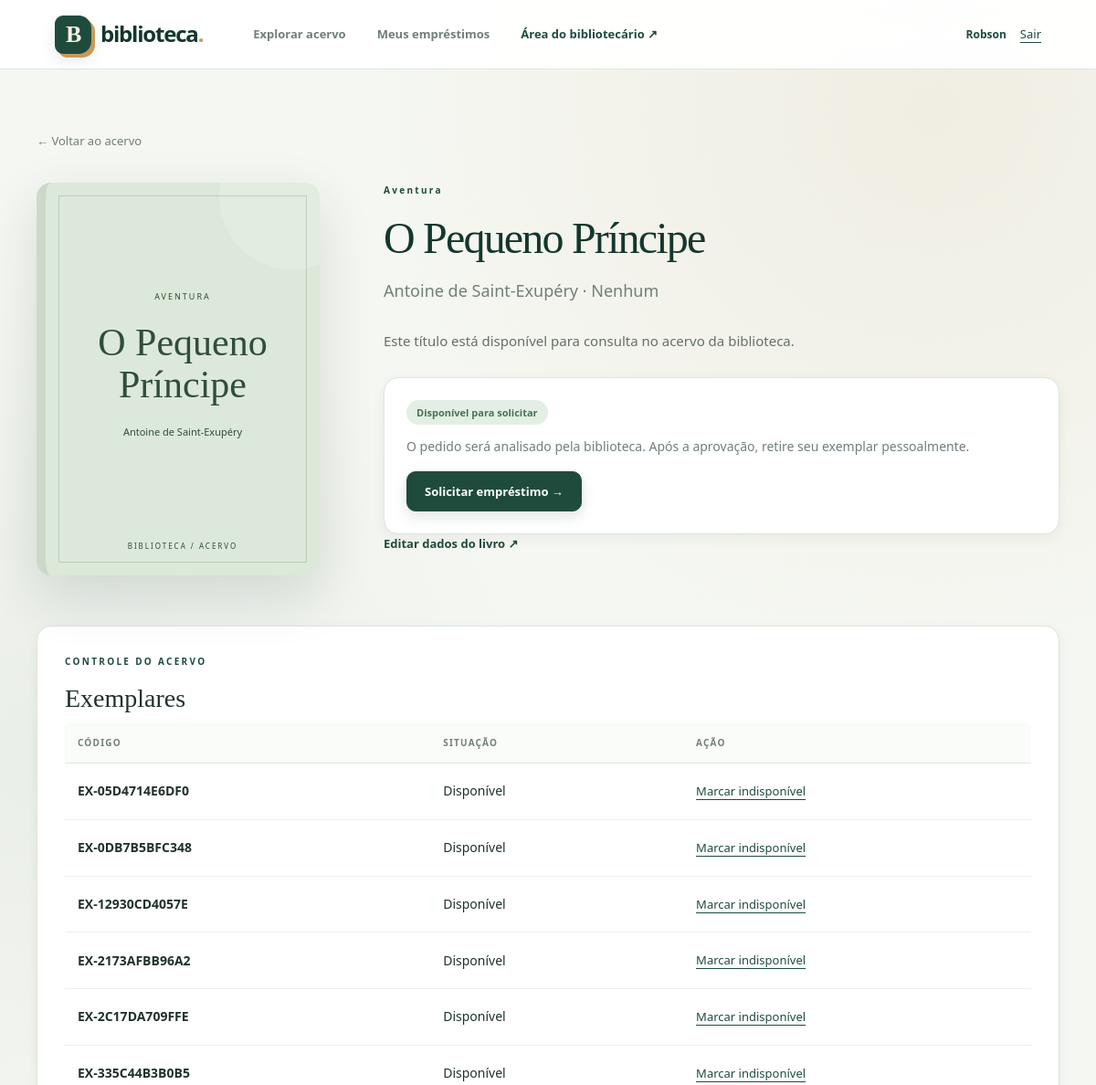
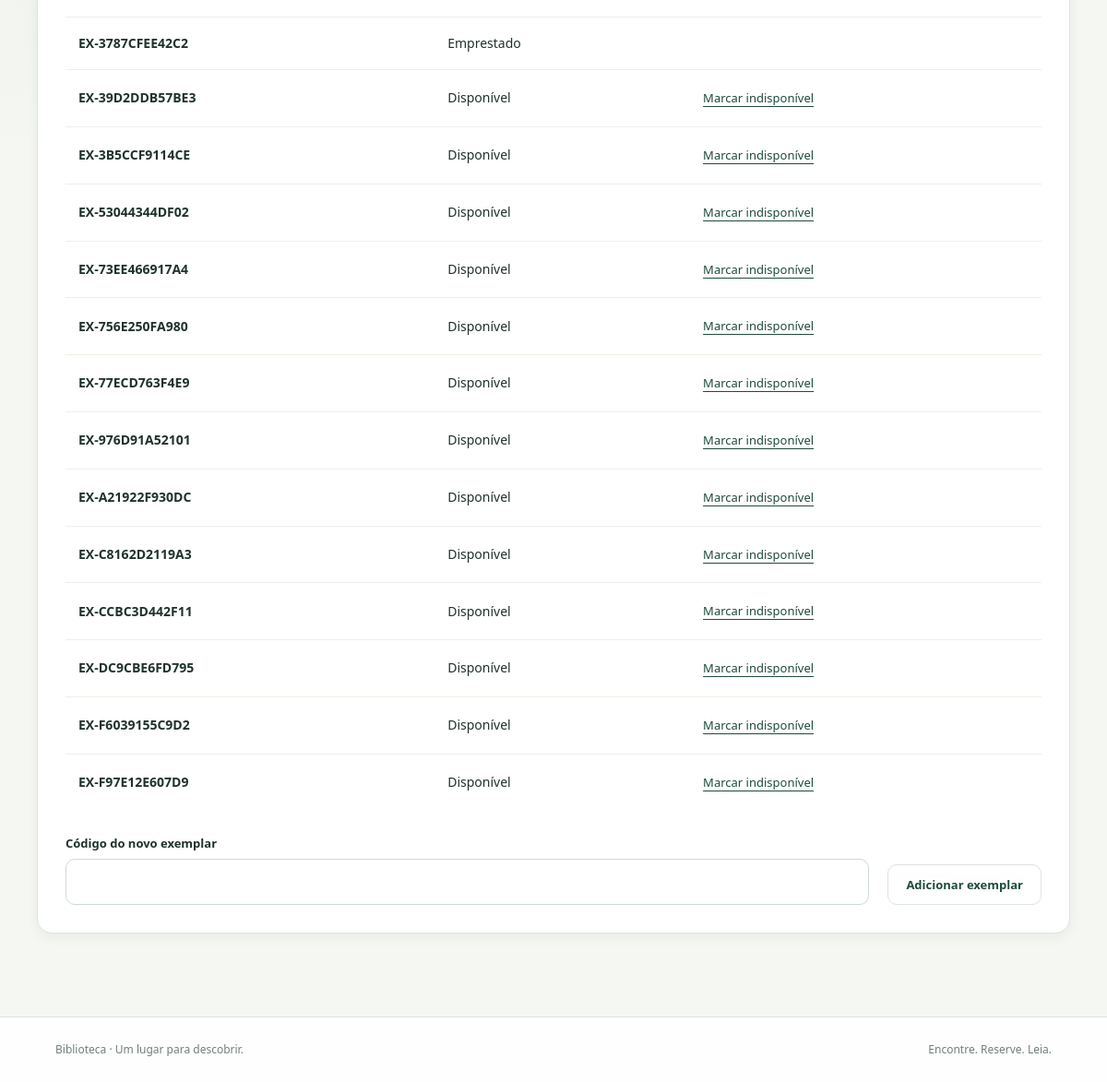
The app's page /livro/1/ (signed in) with its own data (2 pictures, top to bottom).
### livro/models.py (models this page shows, shortened)
class Livro(models.Model):
    nome = models.CharField("Título", max_length=200)
    autor = models.CharField("Autor", max_length=150)
    co_autor = models.CharField("Coautor", max_length=150, blank=True)
    sinopse = models.TextField("Sinopse", blank=True)
    categorias = models.ManyToManyField(
        Categoria,
        related_name="livros",
        verbose_name="Categorias",
        help_text="Selecione de 1 a 3 categorias.",
    )
    cadastrado_por = models.ForeignKey(
        settings.AUTH_USER_MODEL,
        on_delete=models.PROTECT,
    )
    criado_em = models.DateTimeField(auto_now_add=True)
    ativo = models.BooleanField("Visível no catálogo", default=True)
    class Meta:
        ordering = ["nome", "pk"]

class Categoria(models.Model):
    nome = models.CharField("Nome", max_length=80, unique=True)
    descricao = models.TextField("Descrição", blank=True)
    class Meta:
        ordering = ["nome"]
    def __str__(self):
        return self.nome

class Exemplar(models.Model):
    class Status(models.TextChoices):
        DISPONIVEL = "disponivel", "Disponível"
        RESERVADO = "reservado", "Reservado"
        EMPRESTADO = "emprestado", "Emprestado"
        INDISPONIVEL = "indisponivel", "Indisponível"
    livro = models.ForeignKey(
        Livro,
        related_name="exemplares",
        on_delete=models.PROTECT,
    )
    codigo = models.CharField("Código do exemplar", max_length=50, unique=True)
    status = models.CharField(
        max_length=15,
        choices=Status.choices,
        default=Status.DISPONIVEL,
    )
    class Meta:
        ordering = ["codigo"]

### livro/views.py (the view)
# urls.py: path("<int:id_livro>/", views.mostrar_detalhes_livro, name="detalhe_livro"),
@login_required
def mostrar_detalhes_livro(request, id_livro):
    livros = Livro.objects.prefetch_related("categorias")
    if not request.user.has_perm("livro.change_livro"):
        livros = livros.filter(ativo=True)
    livro = get_object_or_404(livros, id=id_livro)
    pedido_do_leitor = Solicitacao.objects.filter(
        leitor=request.user,
        livro=livro,
        status__in=emprestimos.STATUS_COM_PEDIDO_ABERTO,
    ).first()
    quantidade_disponivel = livro.exemplares.filter(
        status=Exemplar.Status.DISPONIVEL,
    ).count()
    dados_da_pagina = {
        "livro": livro,
        "pedido": pedido_do_leitor,
        "disponiveis": quantidade_disponivel,
        "exemplares": livro.exemplares.all(),
        "exemplar_form": FormularioExemplar(),
    }
    return render(request, "livro/detalhe.html", dados_da_pagina)

### livro/forms.py (shortened to what this page needs)
class FormularioExemplar(forms.ModelForm):
    class Meta:
        model = Exemplar
        fields = ["codigo"]

### templates/livro/detalhe.html (shortened to what this page needs)
{% extends 'base.html' %}
{% block conteudo %}
<a class="back-link" href="{% url 'catalogo' %}">
  ← Voltar ao acervo
</a>
<section class="detail-layout">
  <div
    class="cover cover-a detail-cover"
    aria-hidden="true"
  >
    <span>
      {{ livro.categorias.all|join:", " }}
    </span>
    <strong>
      {{ livro.nome }}
    </strong>
    <small>
      {{ livro.autor }}
    </small>
    <i>
      Biblioteca / Acervo
    </i>
  </div>
  <div class="detail-copy">
    <span class="eyebrow">
      {{ livro.categorias.all|join:", " }}
    </span>
    <h1>
      {{ livro.nome }}
    </h1>
    <p class="author">
      {{ livro.autor }}
      {% if livro.co_autor %}
        · {{ livro.co_autor }}
      {% endif %}
    </p>
    <div class="synopsis">
      {{ livro.sinopse|default:"Este título está disponível para consulta no acervo da biblioteca."|linebreaks }}
    </div>
    <div class="request-box">
      {% if pedido %}
        <span class="badge">
          {{ pedido.get_status_display }}
        </span>
        <p>
          Você já tem uma solicitação ou um empréstimo ativo deste livro.
        </p>
        <a
          class="button secondary"
          href="{% url 'meus_emprestimos' %}"
        >
          Acompanhar pedido
        </a>
      {% elif disponiveis and livro.ativo %}
        <span class="badge available">
          Disponível para solicitar
        </span>
        <p>
          O pedido será analisado pela biblioteca.
          Após a aprovação, retire seu exemplar pessoalmente.
        </p>
        <form
          method="post"
          action="{% url 'solicitar' livro.pk %}"
        >
          <button class="button" type="submit">
            Solicitar empréstimo →
          </button>
        </form>
      {% endif %}
    </div>
    {% if perms.livro.change_livro %}
      <p>
        <a
          class="link-arrow"
          href="{% url 'editar_livro' livro.pk %}"
        >
          Editar dados do livro ↗
        </a>
      </p>
    {% endif %}
  </div>
</section>
{% if perms.livro.view_exemplar %}
<section class="panel">
  <div class="section-title">
    <div>
      <span class="eyebrow">
        CONTROLE DO ACERVO
      </span>
      <h2>
        Exemplares
      </h2>
    </div>
  </div>
  <div class="table-wrap">
    <table>
      <thead>
        <tr>
          <th>Código</th>
          <th>Situação</th>
          <th>Ação</th>
        </tr>
      </thead>
      <tbody>
        {% for exemplar in exemplares %}
          <tr>
            <td>
              <strong>
                {{ exemplar.codigo }}
              </strong>
            </td>
            <td>
              {{ exemplar.get_status_display }}
            </td>
            <td>
              {% if perms.livro.change_exemplar %}
                {% if exemplar.status == 'disponivel' or exemplar.status == 'indisponivel' %}
                  <form
                    method="post"
                    action="{% url 'alternar_exemplar' exemplar.pk %}"
                  >
                    <button
                      class="text-button"
                      type="submit"
                    >
                      {% if exemplar.status == 'disponivel' %}
                        Marcar indisponível
                      {% else %}
                        Disponibilizar
                      {% endif %}
                    </button>
                  </form>
                {% endif %}
              {% endif %}
            </td>
          </tr>
        {% empty %}
          <tr>
            <td colspan="3">
              Nenhum exemplar cadastrado.
            </td>
          </tr>
        {% endfor %}
      </tbody>
    </table>
  </div>
  {% if perms.livro.add_exemplar %}
    <form
      class="inline-form"
      method="post"
      action="{% url 'novo_exemplar' livro.pk %}"
    >
      <div>
        <label for="id_codigo">
          Código do novo exemplar
        </label>
        {{ exemplar_form.codigo }}
      </div>
      <button
        class="button secondary"
        type="submit"
      >
        Adicionar exemplar
      </button>
    </form>
  {% endif %}
</section>
{% endif %}
{% endblock %}

### templates/base.html (shortened to what this page needs)
{% load static %}
<!doctype html>
<html lang="pt-BR">
<head>
  <link rel="stylesheet" href="{% static 'app.css' %}">
</head>
<body>
<header class="topbar">
  <a class="brand" href="{% url 'inicio' %}"><span class="brand-icon" aria-hidden="true">B</span> biblioteca<span class="brand-dot">.</span></a>
  {% if user.is_authenticated %}
  <nav aria-label="Menu principal">
    <a href="{% url 'catalogo' %}">Explorar acervo</a>
    <a href="{% url 'meus_emprestimos' %}">Meus empréstimos</a>
    {% if perms.livro.gerenciar_circulacao %}<a class="staff-link" href="{% url 'painel_bibliotecario' %}">Área do bibliotecário ↗</a>{% endif %}
  </nav>
  <div class="account"><span>{{ user.first_name|default:user.username }}</span>
    <form method="post" action="{% url 'sair' %}">{% csrf_token %}<button class="text-button" type="submit">Sair</button></form>
  </div>
  {% else %}
  <span class="top-note">Histórias que passam de mão em mão.</span>
  {% endif %}
</header>
<main id="conteudo">
  {% block conteudo %}{% endblock %}
</main>
<footer><span>Biblioteca · Um lugar para descobrir.</span><span>Encontre. Reserve. Leia.</span></footer>
</body>
</html>

### records on screen
Livro: categorias.all "AVENTURA", nome "O Pequeno Príncipe", autor "Antoine de Saint-Exupéry", categorias.all "Aventura", co_autor "Nenhum", sinopse "Este título está disponível para consulta no acervo da biblioteca."
Exemplar: codigo "EX-05D4714E6DF0", status "Disponível", shows "Marcar indisponível"
Exemplar: codigo "EX-0DB7B5BFC348", status "Disponível", shows "Marcar indisponível"
Exemplar: codigo "EX-12930CD4057E", status "Disponível", shows "Marcar indisponível"
Exemplar: codigo "EX-2173AFBB96A2", status "Disponível", shows "Marcar indisponível"
Exemplar: codigo "EX-2C17DA709FFE", status "Disponível", shows "Marcar indisponível"
Exemplar: codigo "EX-335C44B3B0B5", status "Disponível", shows "Marcar indisponível"
Exemplar: codigo "EX-3787CFEE42C2", status "Emprestado"
Exemplar: codigo "EX-39D2DDB57BE3", status "Disponível", shows "Marcar indisponível"
Exemplar: codigo "EX-3B5CCF9114CE", status "Disponível", shows "Marcar indisponível"
Exemplar: codigo "EX-53044344DF02", status "Disponível", shows "Marcar indisponível"
Exemplar: codigo "EX-73EE466917A4", status "Disponível", shows "Marcar indisponível"
Exemplar: codigo "EX-756E250FA980", status "Disponível", shows "Marcar indisponível"
Exemplar: codigo "EX-77ECD763F4E9", status "Disponível", shows "Marcar indisponível"
Exemplar: codigo "EX-976D91A52101", status "Disponível", shows "Marcar indisponível"
Exemplar: codigo "EX-A21922F930DC", status "Disponível", shows "Marcar indisponível"
Exemplar: codigo "EX-C8162D2119A3", status "Disponível", shows "Marcar indisponível"
Exemplar: codigo "EX-CCBC3D442F11", status "Disponível", shows "Marcar indisponível"
Exemplar: codigo "EX-DC9CBE6FD795", status "Disponível", shows "Marcar indisponível"
Exemplar: codigo "EX-F6039155C9D2", status "Disponível", shows "Marcar indisponível"
Exemplar: codigo "EX-F97E12E607D9", status "Disponível", shows "Marcar indisponível"

### other values on screen
{{ user.first_name|default:user.username }} "Robson"
